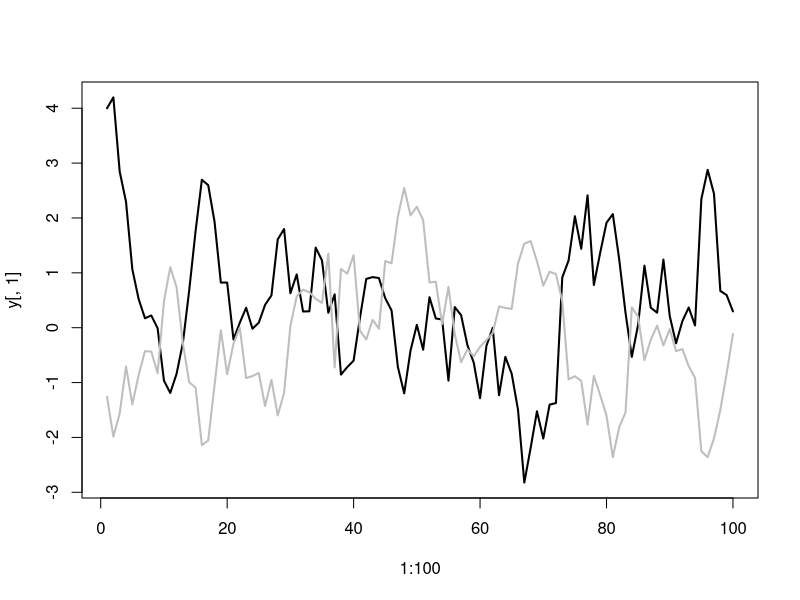

The R script that drew this image: (Note: this script raises an error after producing the figure.)
require(MASS)
require(MASS)
#matrix of autocorrelation terms 
rho <- matrix(c(0.8,0,0,0.8),nrow=2,byrow=T) # used to be 0.8 and 0.8
# Create variance covariance matrix
Sigma <- matrix(0, nrow=2, ncol=2)
diag(Sigma) <- c(0.6,0.6) # These are the sigma values used for anchovy and sardine in chapter 3

Sigma[1,2]<- -0.75 * Sigma[1,1]  # Add some negative correlation between the two time series
Sigma[2,1]<- -0.75 * Sigma[1,1]

# calculate variance of AR(1)
# beta is the kroneker product of the rho matrix 
beta <- rho  %x% rho
I <- matrix(0,nrow=nrow(beta),ncol=ncol(beta))
diag(I)<-1
Omega <- matrix(solve((I-beta)) %*% as.vector(Sigma) , 
                nrow=2, 
                ncol =2, 
                byrow = F)
# Omega is the variance covariance of Y's

# Set up simulation
par(mfrow=c(1,1))
nyears <- 100
y <- matrix(NA, nrow = 100, ncol=2)
# get first year
for (i in 1:2) y[1,i] <- rnorm(1,0,Omega)
eps <- mvrnorm(n = 100,mu = c(0,0), Sigma = Sigma)

# loop through years
for (i in 2:100) {
  eta.t1 <- y[i-1,]
  eta.t <- diag(rho) * eta.t1 + eps[i,]
  y[i,]<- eta.t
}

test <- y

plot(1:100,y[,1], type = "l", lwd = 2, col = "black")
lines(1:100, y[,2], type = "l", lwd = 2, col = "gray")



# MARSS covariance --------------------------------------------------------

# Test whether CIs for variance should be from within the same time series or between different ones.

within <- between <- matrix(NA,nrow = 20,ncol = 100) # ncol = sims, nrow = how many correlations
true.covar <- seq(-1,1,length.out = 20)

set.seed(123)
years.of.data <- 40     # How many years of data you have

# Among simulations
for(c in 1:20){  #loop thru true covariances
  Sigma <- matrix(0, nrow=2, ncol=2)
  diag(Sigma) <- c(0.6,0.6) # These are the sigma values used for anchovy and sardine in chapter 3
  
  Sigma[1,2]<- true.covar[c] * Sigma[1,1]  # Add some negative correlation between the two time series
  Sigma[2,1]<- true.covar[c] * Sigma[1,1]
  
  # calculate variance of AR(1)
  # beta is the kroneker product of the rho matrix 
  beta <- rho  %x% rho
  I <- matrix(0,nrow=nrow(beta),ncol=ncol(beta))
  diag(I) <- 1
  Omega <- matrix(solve((I-beta)) %*% as.vector(Sigma) , 
                  nrow=2, 
                  ncol =2, 
                  byrow = F)
  # Loop through sims
  for(sim in 1:100){
  y <- matrix(NA, nrow = 100, ncol=2)
    for (i in 1:2) y[1,i] <- rnorm(1,0,Omega)
    eps <- mvrnorm(n = 100,mu = c(0,0), Sigma = Sigma)
      # loop through years
      for (i in 2:100) {
        eta.t1 <- y[i-1,]
        eta.t <- diag(rho) * eta.t1 + eps[i,]
        y[i,]<- eta.t
      }
    test <- y[1:years.of.data,] 
    MAR.obj <- rbind(test[,1],test[,2])    #Landings are log transformed
    model.sa=list()
    model.sa$Q="unconstrained"
    kem.sa = MARSS(MAR.obj, model=model.sa, control=list(maxit=1000),silent = TRUE) 
    covariance = kem.sa$par$Q[2]
    correlation = covariance / (sqrt(kem.sa$par$Q[3]) * sqrt(kem.sa$par$Q[1]))
    between[c,sim] <- covariance
  }
}



# Within ****
# Essentially, this samples within the same time series 

for(c in 1:20){  #loop thru true covariances
  Sigma <- matrix(0, nrow=2, ncol=2)
  diag(Sigma) <- c(0.6,0.6) # These are the sigma values used for anchovy and sardine in chapter 3
  
  Sigma[1,2]<- true.covar[c] * Sigma[1,1]  # Add some negative correlation between the two time series
  Sigma[2,1]<- true.covar[c] * Sigma[1,1]

  # calculate variance of AR(1)
  # beta is the kroneker product of the rho matrix 
  beta <- rho  %x% rho
  I <- matrix(0,nrow=nrow(beta),ncol=ncol(beta))
  diag(I)<-1
  Omega <- matrix(solve((I-beta)) %*% as.vector(Sigma) , 
                  nrow=2, 
                  ncol =2, 
                  byrow = F)
  # Omega is the variance covariance of Y's

  # Simulation
    nyears <- 100
    y <- matrix(NA, nrow = 100, ncol=2)
    # get first year
    for (i in 1:2) y[1,i] <- rnorm(1,0,Omega)
    eps <- mvrnorm(n = 100,mu = c(0,0), Sigma = Sigma)
    
    # loop through years
    for (i in 2:100) {
      eta.t1 <- y[i-1,]
      eta.t <- diag(rho) * eta.t1 + eps[i,]
      y[i,]<- eta.t
    }
# Sample within the time series
    # Loop through sims
    for(sim in 1:100){
      start.ind <- sample(x = 1:(100-years.of.data),size = 1)
      ind.to.sample <- start.ind:(start.ind+years.of.data)
      (test <- y[ind.to.sample,]) # For testing, print these a bunch
      MAR.obj <- rbind(test[,1],test[,2])    #Landings are log transformed
      model.sa=list()
      model.sa$Q="unconstrained"
      kem.sa = MARSS(MAR.obj, model=model.sa, control=list(maxit=1000),silent = TRUE) 
      covariance = kem.sa$par$Q[2]
      correlation = covariance / (sqrt(kem.sa$par$Q[3]) * sqrt(kem.sa$par$Q[1]))
      within[c,sim] <- covariance
    }
}





      #kem.sa.CIs = MARSSparamCIs(kem.sa,method="parametric",nboot=200) # if you want to get confidence intervals for covariance estimates
      #print(kem.sa.CIs)





# Wavelet test ------------------------------------------------------------
# Currently this doesn't work for the simulated time series-- not sure why yet
x <- test[,1]
y <- test[,2]
w = mvcwt(x, y, min.scale = 1, max.scale = 20)
mr = wmr(w)

image(mr, reset.par = FALSE)
contour(mr, bound = NA, add = TRUE)

# Scale: <5 yr    
ind <- which(mr$y < 5)
trim.z <- mr$z[nrow(mr$z)-ind,,1]
hist(trim.z,xlim=c(0,1),col=var.color,border=var.color,
     probability = T,main='',xaxt='n',xlab="",ylab="") 
text(tx,1,"<5 yr")

# Scale: 5-10 yr
ind2 <- which(mr$y > 5 & mr$y < 10)
trim.z2 <- mr$z[nrow(mr$z)-ind2,,1]
hist(trim.z2,xlim=c(0,1),col=var.color,border=var.color,
     probability = T,main='',xaxt='n',xlab="")
text(tx,1,"5-10 yr")

#Scale: 10+ yr
ind3 <- which(mr$y > 10)
trim.z3 <- mr$z[nrow(mr$z)-ind3,,1]
if(all(is.na(trim.z3))){plot.new()}else{
  hist(trim.z3,xlim=c(0,1),col=var.color,border=var.color,
       probability = T,main='',
       xlab="Degree of synchrony",xaxt='n',ylab="")
  text(tx,1,"10+ yr")
  axis(1,at=c(0,0.5,1.0), labels=c(0,0.5,1.0))}

